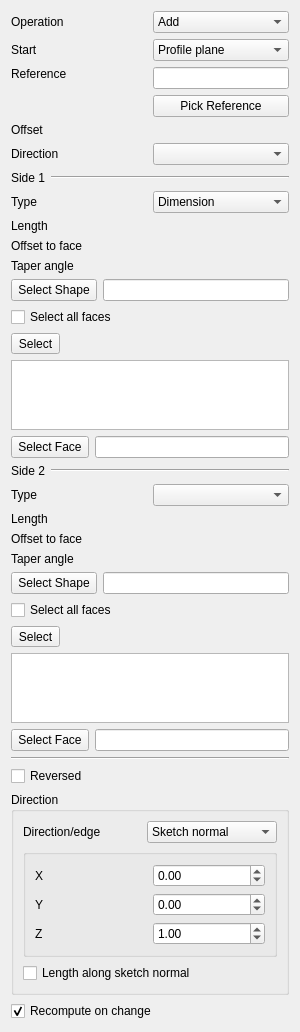
<?xml version="1.0" encoding="UTF-8"?>
<ui version="4.0">
 <class>PartDesignGui::TaskPadPocketParameters</class>
 <widget class="QWidget" name="PartDesignGui::TaskPadPocketParameters">
  <property name="geometry">
   <rect>
    <x>0</x>
    <y>0</y>
    <width>300</width>
    <height>772</height>
   </rect>
  </property>
  <property name="windowTitle">
   <string notr="true">Form</string>
  </property>
  <layout class="QVBoxLayout" name="verticalLayout">
   <item>
    <layout class="QHBoxLayout" name="operationLayout">
     <item>
      <widget class="QLabel" name="labelOperation">
       <property name="text">
        <string>Operation</string>
       </property>
       <property name="buddy">
        <cstring>comboOperation</cstring>
       </property>
      </widget>
     </item>
     <item>
      <widget class="QComboBox" name="comboOperation">
       <item>
        <property name="text">
         <string>Add</string>
        </property>
       </item>
       <item>
        <property name="text">
         <string>Subtract</string>
        </property>
       </item>
      </widget>
     </item>
    </layout>
   </item>
   <item>
    <layout class="QGridLayout" name="gridLayout">
     <item row="0" column="0">
      <widget class="QLabel" name="labelStart">
       <property name="text">
        <string>Start</string>
       </property>
      </widget>
     </item>
     <item row="0" column="1">
      <widget class="QComboBox" name="startMode">
       <item>
        <property name="text">
         <string>Profile plane</string>
        </property>
       </item>
       <item>
        <property name="text">
         <string>Offset</string>
        </property>
       </item>
       <item>
        <property name="text">
         <string>Reference</string>
        </property>
       </item>
      </widget>
     </item>
     <item row="1" column="0" rowspan="2">
      <widget class="QLabel" name="labelStartReference">
       <property name="text">
        <string>Reference</string>
       </property>
       <property name="alignment">
        <set>Qt::AlignLeading|Qt::AlignLeft|Qt::AlignTop</set>
       </property>
      </widget>
     </item>
     <item row="1" column="1">
      <widget class="QLineEdit" name="lineStartReference">
       <property name="sizePolicy">
        <sizepolicy hsizetype="Ignored" vsizetype="Fixed">
         <horstretch>0</horstretch>
         <verstretch>0</verstretch>
        </sizepolicy>
       </property>
       <property name="readOnly">
        <bool>true</bool>
       </property>
      </widget>
     </item>
     <item row="2" column="1">
      <widget class="QPushButton" name="buttonStartReference">
       <property name="sizePolicy">
        <sizepolicy hsizetype="Ignored" vsizetype="Fixed">
         <horstretch>0</horstretch>
         <verstretch>0</verstretch>
        </sizepolicy>
       </property>
       <property name="text">
        <string>Pick Reference</string>
       </property>
       <property name="checkable">
        <bool>true</bool>
       </property>
      </widget>
     </item>
     <item row="3" column="0">
      <widget class="QLabel" name="labelStartOffset">
       <property name="text">
        <string>Offset</string>
       </property>
      </widget>
     </item>
     <item row="3" column="1">
      <widget class="Gui::PrefQuantitySpinBox" name="startOffsetEdit" native="true">
       <property name="keyboardTracking" stdset="0">
        <bool>false</bool>
       </property>
       <property name="unit" stdset="0">
        <string notr="true">mm</string>
       </property>
      </widget>
     </item>
     <item row="4" column="0">
      <widget class="QLabel" name="sidesLabel">
       <property name="text">
        <string>Direction</string>
       </property>
      </widget>
     </item>
     <item row="4" column="1">
      <widget class="QComboBox" name="sidesMode"/>
     </item>
     <item row="5" column="0" colspan="2">
      <layout class="QHBoxLayout" name="side1Layout">
       <property name="leftMargin">
        <number>0</number>
       </property>
       <property name="topMargin">
        <number>0</number>
       </property>
       <property name="rightMargin">
        <number>0</number>
       </property>
       <property name="bottomMargin">
        <number>0</number>
       </property>
       <item>
        <widget class="QLabel" name="side1Label">
         <property name="text">
          <string>Side 1</string>
         </property>
        </widget>
       </item>
       <item>
        <widget class="Line" name="line1">
         <property name="orientation">
          <enum>Qt::Horizontal</enum>
         </property>
         <property name="sizePolicy">
          <sizepolicy hsizetype="Expanding" vsizetype="Fixed">
           <horstretch>0</horstretch>
           <verstretch>0</verstretch>
          </sizepolicy>
         </property>
        </widget>
       </item>
      </layout>
     </item>
     <item row="6" column="0">
      <widget class="QLabel" name="textLabel1">
       <property name="text">
        <string>Type</string>
       </property>
      </widget>
     </item>
     <item row="6" column="1">
      <widget class="QComboBox" name="changeMode">
       <item>
        <property name="text">
         <string>Dimension</string>
        </property>
       </item>
      </widget>
     </item>
     <item row="7" column="0">
      <widget class="QLabel" name="labelLength">
       <property name="text">
        <string>Length</string>
       </property>
      </widget>
     </item>
     <item row="7" column="1">
      <widget class="Gui::PrefQuantitySpinBox" name="lengthEdit" native="true">
       <property name="keyboardTracking" stdset="0">
        <bool>false</bool>
       </property>
       <property name="unit" stdset="0">
        <string notr="true">mm</string>
       </property>
      </widget>
     </item>
     <item row="8" column="0">
      <widget class="QLabel" name="labelOffset">
       <property name="text">
        <string>Offset to face</string>
       </property>
      </widget>
     </item>
     <item row="8" column="1">
      <widget class="Gui::PrefQuantitySpinBox" name="offsetEdit" native="true">
       <property name="keyboardTracking" stdset="0">
        <bool>false</bool>
       </property>
       <property name="unit" stdset="0">
        <string notr="true">mm</string>
       </property>
      </widget>
     </item>
     <item row="9" column="0">
      <widget class="QLabel" name="labelTaperAngle">
       <property name="toolTip">
        <string>Angle to taper the extrusion</string>
       </property>
       <property name="text">
        <string>Taper angle</string>
       </property>
      </widget>
     </item>
     <item row="9" column="1">
      <widget class="Gui::PrefQuantitySpinBox" name="taperEdit" native="true">
       <property name="keyboardTracking" stdset="0">
        <bool>false</bool>
       </property>
       <property name="unit" stdset="0">
        <string notr="true">deg</string>
       </property>
      </widget>
     </item>
     <item row="10" column="0" colspan="2">
      <widget class="QFrame" name="upToShapeList">
       <property name="frameShadow">
        <enum>QFrame::Plain</enum>
       </property>
       <property name="lineWidth">
        <number>0</number>
       </property>
       <layout class="QVBoxLayout">
        <property name="leftMargin">
         <number>0</number>
        </property>
        <property name="topMargin">
         <number>0</number>
        </property>
        <property name="rightMargin">
         <number>0</number>
        </property>
        <property name="bottomMargin">
         <number>0</number>
        </property>
        <item>
         <layout class="QGridLayout" name="_2">
          <item row="0" column="1">
           <widget class="QLineEdit" name="lineShapeName">
            <property name="readOnly">
             <bool>true</bool>
            </property>
           </widget>
          </item>
          <item row="0" column="0">
           <widget class="QToolButton" name="buttonShape">
            <property name="minimumSize">
             <size>
              <width>0</width>
              <height>22</height>
             </size>
            </property>
            <property name="text">
             <string>Select Shape</string>
            </property>
            <property name="checkable">
             <bool>true</bool>
            </property>
           </widget>
          </item>
         </layout>
        </item>
        <item>
         <widget class="QCheckBox" name="checkBoxAllFaces">
          <property name="enabled">
           <bool>true</bool>
          </property>
          <property name="toolTip">
           <string>Selects all faces of the shape</string>
          </property>
          <property name="text">
           <string>Select all faces</string>
          </property>
         </widget>
        </item>
        <item>
         <widget class="QWidget" name="upToShapeFaces" native="true">
          <layout class="QVBoxLayout" name="verticalLayout_2">
           <property name="leftMargin">
            <number>0</number>
           </property>
           <property name="topMargin">
            <number>0</number>
           </property>
           <property name="rightMargin">
            <number>0</number>
           </property>
           <property name="bottomMargin">
            <number>0</number>
           </property>
           <item>
            <widget class="QToolButton" name="buttonShapeFace">
             <property name="toolTip">
              <string>Toggles between selection and preview mode</string>
             </property>
             <property name="text">
              <string>Select</string>
             </property>
             <property name="checkable">
              <bool>true</bool>
             </property>
            </widget>
           </item>
           <item>
            <widget class="QListWidget" name="listWidgetReferences">
             <property name="selectionMode">
              <enum>QAbstractItemView::ExtendedSelection</enum>
             </property>
            </widget>
           </item>
          </layout>
         </widget>
        </item>
       </layout>
      </widget>
     </item>
     <item row="11" column="0" colspan="2">
      <layout class="QGridLayout" name="gridLayout_5">
       <item row="0" column="1">
        <widget class="QLineEdit" name="lineFaceName">
         <property name="readOnly">
          <bool>true</bool>
         </property>
        </widget>
       </item>
       <item row="0" column="0">
        <widget class="QToolButton" name="buttonFace">
         <property name="minimumSize">
          <size>
           <width>0</width>
           <height>22</height>
          </size>
         </property>
         <property name="text">
          <string>Select Face</string>
         </property>
         <property name="checkable">
          <bool>true</bool>
         </property>
        </widget>
       </item>
      </layout>
     </item>
     <item row="12" column="0" colspan="2">
      <layout class="QHBoxLayout" name="verticalLayout_221">
       <property name="leftMargin">
        <number>0</number>
       </property>
       <property name="topMargin">
        <number>0</number>
       </property>
       <property name="rightMargin">
        <number>0</number>
       </property>
       <property name="bottomMargin">
        <number>0</number>
       </property>
       <item>
        <widget class="QLabel" name="side2Label">
         <property name="text">
          <string>Side 2</string>
         </property>
        </widget>
       </item>
       <item>
        <widget class="Line" name="line2">
         <property name="orientation">
          <enum>Qt::Horizontal</enum>
         </property>
         <property name="sizePolicy">
          <sizepolicy hsizetype="Expanding" vsizetype="Fixed">
           <horstretch>0</horstretch>
           <verstretch>0</verstretch>
          </sizepolicy>
         </property>
        </widget>
       </item>
      </layout>
     </item>
     <item row="13" column="0">
      <widget class="QLabel" name="typeLabel2">
       <property name="text">
        <string>Type</string>
       </property>
      </widget>
     </item>
     <item row="13" column="1">
      <widget class="QComboBox" name="changeMode2"/>
     </item>
     <item row="14" column="0">
      <widget class="QLabel" name="labelLength2">
       <property name="text">
        <string>Length</string>
       </property>
      </widget>
     </item>
     <item row="14" column="1">
      <widget class="Gui::PrefQuantitySpinBox" name="lengthEdit2" native="true">
       <property name="keyboardTracking" stdset="0">
        <bool>false</bool>
       </property>
       <property name="unit" stdset="0">
        <string notr="true">mm</string>
       </property>
      </widget>
     </item>
     <item row="15" column="0">
      <widget class="QLabel" name="labelOffset2">
       <property name="text">
        <string>Offset to face</string>
       </property>
      </widget>
     </item>
     <item row="15" column="1">
      <widget class="Gui::PrefQuantitySpinBox" name="offsetEdit2" native="true">
       <property name="keyboardTracking" stdset="0">
        <bool>false</bool>
       </property>
       <property name="unit" stdset="0">
        <string notr="true">mm</string>
       </property>
      </widget>
     </item>
     <item row="16" column="0">
      <widget class="QLabel" name="labelTaperAngle2">
       <property name="toolTip">
        <string>Angle to taper the extrusion</string>
       </property>
       <property name="text">
        <string>Taper angle</string>
       </property>
      </widget>
     </item>
     <item row="16" column="1">
      <widget class="Gui::PrefQuantitySpinBox" name="taperEdit2" native="true">
       <property name="keyboardTracking" stdset="0">
        <bool>false</bool>
       </property>
       <property name="unit" stdset="0">
        <string notr="true">deg</string>
       </property>
      </widget>
     </item>
     <item row="17" column="0" colspan="2">
      <widget class="QFrame" name="upToShapeList2">
       <property name="frameShadow">
        <enum>QFrame::Plain</enum>
       </property>
       <property name="lineWidth">
        <number>0</number>
       </property>
       <layout class="QVBoxLayout">
        <property name="leftMargin">
         <number>0</number>
        </property>
        <property name="topMargin">
         <number>0</number>
        </property>
        <property name="rightMargin">
         <number>0</number>
        </property>
        <property name="bottomMargin">
         <number>0</number>
        </property>
        <item>
         <layout class="QGridLayout" name="_22">
          <item row="0" column="1">
           <widget class="QLineEdit" name="lineShapeName2">
            <property name="readOnly">
             <bool>true</bool>
            </property>
           </widget>
          </item>
          <item row="0" column="0">
           <widget class="QToolButton" name="buttonShape2">
            <property name="minimumSize">
             <size>
              <width>0</width>
              <height>22</height>
             </size>
            </property>
            <property name="text">
             <string>Select Shape</string>
            </property>
            <property name="checkable">
             <bool>true</bool>
            </property>
           </widget>
          </item>
         </layout>
        </item>
        <item>
         <widget class="QCheckBox" name="checkBoxAllFaces2">
          <property name="enabled">
           <bool>true</bool>
          </property>
          <property name="toolTip">
           <string>Selects all faces of the shape</string>
          </property>
          <property name="text">
           <string>Select all faces</string>
          </property>
         </widget>
        </item>
        <item>
         <widget class="QWidget" name="upToShapeFaces2" native="true">
          <layout class="QVBoxLayout" name="verticalLayout_222">
           <property name="leftMargin">
            <number>0</number>
           </property>
           <property name="topMargin">
            <number>0</number>
           </property>
           <property name="rightMargin">
            <number>0</number>
           </property>
           <property name="bottomMargin">
            <number>0</number>
           </property>
           <item>
            <widget class="QToolButton" name="buttonShapeFace2">
             <property name="toolTip">
              <string>Toggles between selection and preview mode</string>
             </property>
             <property name="text">
              <string>Select</string>
             </property>
             <property name="checkable">
              <bool>true</bool>
             </property>
            </widget>
           </item>
           <item>
            <widget class="QListWidget" name="listWidgetReferences2">
             <property name="selectionMode">
              <enum>QAbstractItemView::ExtendedSelection</enum>
             </property>
            </widget>
           </item>
          </layout>
         </widget>
        </item>
       </layout>
      </widget>
     </item>
     <item row="24" column="0" colspan="2">
      <layout class="QGridLayout" name="gridLayout_52">
       <item row="0" column="1">
        <widget class="QLineEdit" name="lineFaceName2">
         <property name="readOnly">
          <bool>true</bool>
         </property>
        </widget>
       </item>
       <item row="0" column="0">
        <widget class="QToolButton" name="buttonFace2">
         <property name="minimumSize">
          <size>
           <width>0</width>
           <height>22</height>
          </size>
         </property>
         <property name="text">
          <string>Select Face</string>
         </property>
         <property name="checkable">
          <bool>true</bool>
         </property>
        </widget>
       </item>
      </layout>
     </item>
    </layout>
   </item>
   <item>
    <widget class="Line" name="line">
     <property name="orientation">
      <enum>Qt::Horizontal</enum>
     </property>
    </widget>
   </item>
   <item>
    <widget class="QCheckBox" name="checkBoxReversed">
     <property name="text">
      <string>Reversed</string>
     </property>
    </widget>
   </item>
   <item>
    <widget class="QGroupBox" name="groupBox">
     <property name="title">
      <string>Direction</string>
     </property>
     <layout class="QGridLayout" name="gridLayout_4">
      <item row="2" column="0">
       <widget class="QCheckBox" name="checkBoxAlongDirection">
        <property name="enabled">
         <bool>true</bool>
        </property>
        <property name="toolTip">
         <string>If unchecked, the length will be
measured along the specified direction</string>
        </property>
        <property name="text">
         <string>Length along sketch normal</string>
        </property>
       </widget>
      </item>
      <item row="0" column="0">
       <layout class="QGridLayout" name="gridLayout_3">
        <item row="0" column="0">
         <widget class="QLabel" name="labelEdge">
          <property name="text">
           <string>Direction/edge</string>
          </property>
         </widget>
        </item>
        <item row="0" column="1">
         <widget class="QComboBox" name="directionCB">
          <property name="toolTip">
           <string>Set a direction or select an edge
from the model as reference</string>
          </property>
          <item>
           <property name="text">
            <string>Sketch normal</string>
           </property>
          </item>
          <item>
           <property name="text">
            <string>Select reference…</string>
           </property>
          </item>
          <item>
           <property name="text">
            <string>Custom direction</string>
           </property>
          </item>
         </widget>
        </item>
       </layout>
      </item>
      <item row="1" column="0">
       <widget class="QGroupBox" name="groupBoxDirection">
        <property name="enabled">
         <bool>true</bool>
        </property>
        <property name="toolTip">
         <string>Use custom vector for pad direction, otherwise
the sketch plane's normal vector will be used</string>
        </property>
        <property name="checkable">
         <bool>false</bool>
        </property>
        <property name="checked">
         <bool>false</bool>
        </property>
        <layout class="QGridLayout" name="gridLayout_2">
         <item row="0" column="0">
          <widget class="QLabel" name="labelXSkew">
           <property name="text">
            <string>X</string>
           </property>
          </widget>
         </item>
         <item row="0" column="1">
          <widget class="Gui::DoubleSpinBox" name="XDirectionEdit">
           <property name="toolTip">
            <string>X-component of direction vector</string>
           </property>
           <property name="keyboardTracking">
            <bool>false</bool>
           </property>
           <property name="minimum">
            <double>-100.000000000000000</double>
           </property>
           <property name="maximum">
            <double>100.000000000000000</double>
           </property>
           <property name="singleStep">
            <double>0.100000000000000</double>
           </property>
           <property name="unit" stdset="0">
            <string notr="true"/>
           </property>
          </widget>
         </item>
         <item row="1" column="0">
          <widget class="QLabel" name="labelYSkew">
           <property name="text">
            <string>Y</string>
           </property>
          </widget>
         </item>
         <item row="1" column="1">
          <widget class="Gui::DoubleSpinBox" name="YDirectionEdit">
           <property name="toolTip">
            <string>Y-component of direction vector</string>
           </property>
           <property name="keyboardTracking">
            <bool>false</bool>
           </property>
           <property name="minimum">
            <double>-100.000000000000000</double>
           </property>
           <property name="maximum">
            <double>100.000000000000000</double>
           </property>
           <property name="singleStep">
            <double>0.100000000000000</double>
           </property>
           <property name="unit" stdset="0">
            <string notr="true"/>
           </property>
          </widget>
         </item>
         <item row="2" column="0">
          <widget class="QLabel" name="labelZSkew">
           <property name="text">
            <string>Z</string>
           </property>
          </widget>
         </item>
         <item row="2" column="1">
          <widget class="Gui::DoubleSpinBox" name="ZDirectionEdit">
           <property name="toolTip">
            <string>Z-component of direction vector</string>
           </property>
           <property name="keyboardTracking">
            <bool>false</bool>
           </property>
           <property name="minimum">
            <double>-100.000000000000000</double>
           </property>
           <property name="maximum">
            <double>100.000000000000000</double>
           </property>
           <property name="singleStep">
            <double>0.100000000000000</double>
           </property>
           <property name="value">
            <double>1.000000000000000</double>
           </property>
           <property name="unit" stdset="0">
            <string notr="true"/>
           </property>
          </widget>
         </item>
        </layout>
       </widget>
      </item>
     </layout>
    </widget>
   </item>
   <item>
    <widget class="QCheckBox" name="checkBoxUpdateView">
     <property name="text">
      <string>Recompute on change</string>
     </property>
     <property name="checked">
      <bool>true</bool>
     </property>
    </widget>
   </item>
  </layout>
 </widget>
 <customwidgets>
  <customwidget>
   <class>Gui::QuantitySpinBox</class>
   <extends>QWidget</extends>
   <header>Gui/QuantitySpinBox.h</header>
  </customwidget>
  <customwidget>
   <class>Gui::DoubleSpinBox</class>
   <extends>QDoubleSpinBox</extends>
   <header>Gui/SpinBox.h</header>
  </customwidget>
  <customwidget>
   <class>Gui::PrefQuantitySpinBox</class>
   <extends>Gui::QuantitySpinBox</extends>
   <header>Gui/PrefWidgets.h</header>
  </customwidget>
 </customwidgets>
 <resources/>
 <connections/>
</ui>
